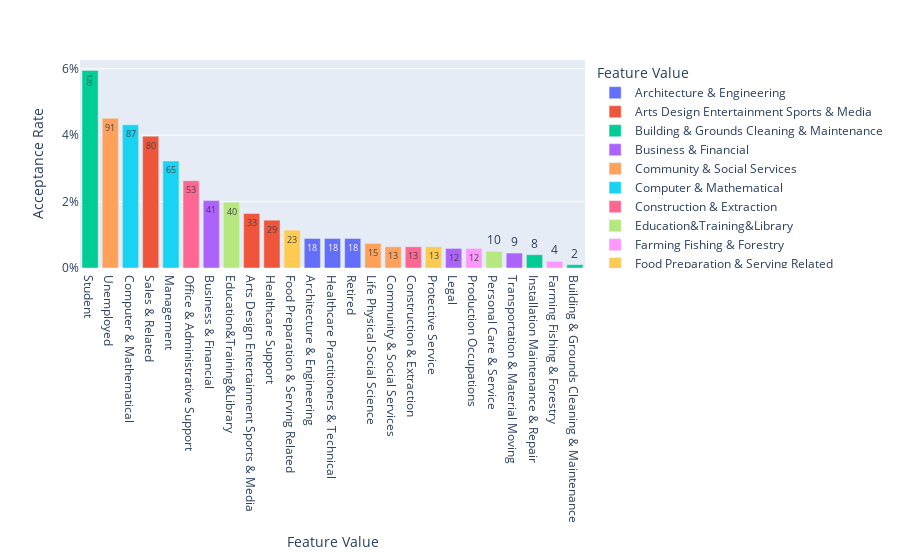

The code cell stored with this chart in its notebook:
### Markdown cell above
<b>Visualize the acceptance rate by occupation</b>

### Code cell
df = Filter_Dataframe(bar_df,{'occupation':[]},'',True,'Y')[1]
fig = px.bar(df, x='Feature Value', y='Acceptance Rate', color='Feature Value', text='Feature Value Count')
fig.update_xaxes(categoryorder="total descending")
fig.update_layout(yaxis_ticksuffix="%")
fig.show()

### Figure 1 — Plotly figure (JSON) as saved in the notebook; plotly's stock layout.template omitted (floating-point values rounded to 4 significant figures)
{"data": [{"alignmentgroup": "True", "hovertemplate": "Feature Value=%{x}<br>Acceptance Rate=%{y}<br>Feature Value Count=%{text}<extra></extra>", "legendgroup": "Architecture & Engineering", "marker": {"color": "#636efa", "pattern": {"shape": ""}}, "name": "Architecture & Engineering", "offsetgroup": "Architecture & Engineering", "orientation": "v", "showlegend": true, "text": [18], "textposition": "auto", "type": "bar", "x": ["Architecture & Engineering"], "xaxis": "x", "y": [0.89], "yaxis": "y"}, {"alignmentgroup": "True", "hovertemplate": "Feature Value=%{x}<br>Acceptance Rate=%{y}<br>Feature Value Count=%{text}<extra></extra>", "legendgroup": "Arts Design Entertainment Sports & Media", "marker": {"color": "#EF553B", "pattern": {"shape": ""}}, "name": "Arts Design Entertainment Sports & Media", "offsetgroup": "Arts Design Entertainment Sports & Media", "orientation": "v", "showlegend": true, "text": [33], "textposition": "auto", "type": "bar", "x": ["Arts Design Entertainment Sports & Media"], "xaxis": "x", "y": [1.64], "yaxis": "y"}, {"alignmentgroup": "True", "hovertemplate": "Feature Value=%{x}<br>Acceptance Rate=%{y}<br>Feature Value Count=%{text}<extra></extra>", "legendgroup": "Building & Grounds Cleaning & Maintenance", "marker": {"color": "#00cc96", "pattern": {"shape": ""}}, "name": "Building & Grounds Cleaning & Maintenance", "offsetgroup": "Building & Grounds Cleaning & Maintenance", "orientation": "v", "showlegend": true, "text": [2], "textposition": "auto", "type": "bar", "x": ["Building & Grounds Cleaning & Maintenance"], "xaxis": "x", "y": [0.1], "yaxis": "y"}, {"alignmentgroup": "True", "hovertemplate": "Feature Value=%{x}<br>Acceptance Rate=%{y}<br>Feature Value Count=%{text}<extra></extra>", "legendgroup": "Business & Financial", "marker": {"color": "#ab63fa", "pattern": {"shape": ""}}, "name": "Business & Financial", "offsetgroup": "Business & Financial", "orientation": "v", "showlegend": true, "text": [41], "textposition": "auto", "type": "bar", "x": ["Business & Financial"], "xaxis": "x", "y": [2.03], "yaxis": "y"}, {"alignmentgroup": "True", "hovertemplate": "Feature Value=%{x}<br>Acceptance Rate=%{y}<br>Feature Value Count=%{text}<extra></extra>", "legendgroup": "Community & Social Services", "marker": {"color": "#FFA15A", "pattern": {"shape": ""}}, "name": "Community & Social Services", "offsetgroup": "Community & Social Services", "orientation": "v", "showlegend": true, "text": [13], "textposition": "auto", "type": "bar", "x": ["Community & Social Services"], "xaxis": "x", "y": [0.64], "yaxis": "y"}, {"alignmentgroup": "True", "hovertemplate": "Feature Value=%{x}<br>Acceptance Rate=%{y}<br>Feature Value Count=%{text}<extra></extra>", "legendgroup": "Computer & Mathematical", "marker": {"color": "#19d3f3", "pattern": {"shape": ""}}, "name": "Computer & Mathematical", "offsetgroup": "Computer & Mathematical", "orientation": "v", "showlegend": true, "text": [87], "textposition": "auto", "type": "bar", "x": ["Computer & Mathematical"], "xaxis": "x", "y": [4.31], "yaxis": "y"}, {"alignmentgroup": "True", "hovertemplate": "Feature Value=%{x}<br>Acceptance Rate=%{y}<br>Feature Value Count=%{text}<extra></extra>", "legendgroup": "Construction & Extraction", "marker": {"color": "#FF6692", "pattern": {"shape": ""}}, "name": "Construction & Extraction", "offsetgroup": "Construction & Extraction", "orientation": "v", "showlegend": true, "text": [13], "textposition": "auto", "type": "bar", "x": ["Construction & Extraction"], "xaxis": "x", "y": [0.64], "yaxis": "y"}, {"alignmentgroup": "True", "hovertemplate": "Feature Value=%{x}<br>Acceptance Rate=%{y}<br>Feature Value Count=%{text}<extra></extra>", "legendgroup": "Education&Training&Library", "marker": {"color": "#B6E880", "pattern": {"shape": ""}}, "name": "Education&Training&Library", "offsetgroup": "Education&Training&Library", "orientation": "v", "showlegend": true, "text": [40], "textposition": "auto", "type": "bar", "x": ["Education&Training&Library"], "xaxis": "x", "y": [1.98], "yaxis": "y"}, {"alignmentgroup": "True", "hovertemplate": "Feature Value=%{x}<br>Acceptance Rate=%{y}<br>Feature Value Count=%{text}<extra></extra>", "legendgroup": "Farming Fishing & Forestry", "marker": {"color": "#FF97FF", "pattern": {"shape": ""}}, "name": "Farming Fishing & Forestry", "offsetgroup": "Farming Fishing & Forestry", "orientation": "v", "showlegend": true, "text": [4], "textposition": "auto", "type": "bar", "x": ["Farming Fishing & Forestry"], "xaxis": "x", "y": [0.2], "yaxis": "y"}, {"alignmentgroup": "True", "hovertemplate": "Feature Value=%{x}<br>Acceptance Rate=%{y}<br>Feature Value Count=%{text}<extra></extra>", "legendgroup": "Food Preparation & Serving Related", "marker": {"color": "#FECB52", "pattern": {"shape": ""}}, "name": "Food Preparation & Serving Related", "offsetgroup": "Food Preparation & Serving Related", "orientation": "v", "showlegend": true, "text": [23], "textposition": "auto", "type": "bar", "x": ["Food Preparation & Serving Related"], "xaxis": "x", "y": [1.14], "yaxis": "y"}, {"alignmentgroup": "True", "hovertemplate": "Feature Value=%{x}<br>Acceptance Rate=%{y}<br>Feature Value Count=%{text}<extra></extra>", "legendgroup": "Healthcare Practitioners & Technical", "marker": {"color": "#636efa", "pattern": {"shape": ""}}, "name": "Healthcare Practitioners & Technical", "offsetgroup": "Healthcare Practitioners & Technical", "orientation": "v", "showlegend": true, "text": [18], "textposition": "auto", "type": "bar", "x": ["Healthcare Practitioners & Technical"], "xaxis": "x", "y": [0.89], "yaxis": "y"}, {"alignmentgroup": "True", "hovertemplate": "Feature Value=%{x}<br>Acceptance Rate=%{y}<br>Feature Value Count=%{text}<extra></extra>", "legendgroup": "Healthcare Support", "marker": {"color": "#EF553B", "pattern": {"shape": ""}}, "name": "Healthcare Support", "offsetgroup": "Healthcare Support", "orientation": "v", "showlegend": true, "text": [29], "textposition": "auto", "type": "bar", "x": ["Healthcare Support"], "xaxis": "x", "y": [1.44], "yaxis": "y"}, {"alignmentgroup": "True", "hovertemplate": "Feature Value=%{x}<br>Acceptance Rate=%{y}<br>Feature Value Count=%{text}<extra></extra>", "legendgroup": "Installation Maintenance & Repair", "marker": {"color": "#00cc96", "pattern": {"shape": ""}}, "name": "Installation Maintenance & Repair", "offsetgroup": "Installation Maintenance & Repair", "orientation": "v", "showlegend": true, "text": [8], "textposition": "auto", "type": "bar", "x": ["Installation Maintenance & Repair"], "xaxis": "x", "y": [0.4], "yaxis": "y"}, {"alignmentgroup": "True", "hovertemplate": "Feature Value=%{x}<br>Acceptance Rate=%{y}<br>Feature Value Count=%{text}<extra></extra>", "legendgroup": "Legal", "marker": {"color": "#ab63fa", "pattern": {"shape": ""}}, "name": "Legal", "offsetgroup": "Legal", "orientation": "v", "showlegend": true, "text": [12], "textposition": "auto", "type": "bar", "x": ["Legal"], "xaxis": "x", "y": [0.59], "yaxis": "y"}, {"alignmentgroup": "True", "hovertemplate": "Feature Value=%{x}<br>Acceptance Rate=%{y}<br>Feature Value Count=%{text}<extra></extra>", "legendgroup": "Life Physical Social Science", "marker": {"color": "#FFA15A", "pattern": {"shape": ""}}, "name": "Life Physical Social Science", "offsetgroup": "Life Physical Social Science", "orientation": "v", "showlegend": true, "text": [15], "textposition": "auto", "type": "bar", "x": ["Life Physical Social Science"], "xaxis": "x", "y": [0.74], "yaxis": "y"}, {"alignmentgroup": "True", "hovertemplate": "Feature Value=%{x}<br>Acceptance Rate=%{y}<br>Feature Value Count=%{text}<extra></extra>", "legendgroup": "Management", "marker": {"color": "#19d3f3", "pattern": {"shape": ""}}, "name": "Management", "offsetgroup": "Management", "orientation": "v", "showlegend": true, "text": [65], "textposition": "auto", "type": "bar", "x": ["Management"], "xaxis": "x", "y": [3.22], "yaxis": "y"}, {"alignmentgroup": "True", "hovertemplate": "Feature Value=%{x}<br>Acceptance Rate=%{y}<br>Feature Value Count=%{text}<extra></extra>", "legendgroup": "Office & Administrative Support", "marker": {"color": "#FF6692", "pattern": {"shape": ""}}, "name": "Office & Administrative Support", "offsetgroup": "Office & Administrative Support", "orientation": "v", "showlegend": true, "text": [53], "textposition": "auto", "type": "bar", "x": ["Office & Administrative Support"], "xaxis": "x", "y": [2.63], "yaxis": "y"}, {"alignmentgroup": "True", "hovertemplate": "Feature Value=%{x}<br>Acceptance Rate=%{y}<br>Feature Value Count=%{text}<extra></extra>", "legendgroup": "Personal Care & Service", "marker": {"color": "#B6E880", "pattern": {"shape": ""}}, "name": "Personal Care & Service", "offsetgroup": "Personal Care & Service", "orientation": "v", "showlegend": true, "text": [10], "textposition": "auto", "type": "bar", "x": ["Personal Care & Service"], "xaxis": "x", "y": [0.5], "yaxis": "y"}, {"alignmentgroup": "True", "hovertemplate": "Feature Value=%{x}<br>Acceptance Rate=%{y}<br>Feature Value Count=%{text}<extra></extra>", "legendgroup": "Production Occupations", "marker": {"color": "#FF97FF", "pattern": {"shape": ""}}, "name": "Production Occupations", "offsetgroup": "Production Occupations", "orientation": "v", "showlegend": true, "text": [12], "textposition": "auto", "type": "bar", "x": ["Production Occupations"], "xaxis": "x", "y": [0.59], "yaxis": "y"}, {"alignmentgroup": "True", "hovertemplate": "Feature Value=%{x}<br>Acceptance Rate=%{y}<br>Feature Value Count=%{text}<extra></extra>", "legendgroup": "Protective Service", "marker": {"color": "#FECB52", "pattern": {"shape": ""}}, "name": "Protective Service", "offsetgroup": "Protective Service", "orientation": "v", "showlegend": true, "text": [13], "textposition": "auto", "type": "bar", "x": ["Protective Service"], "xaxis": "x", "y": [0.64], "yaxis": "y"}, {"alignmentgroup": "True", "hovertemplate": "Feature Value=%{x}<br>Acceptance Rate=%{y}<br>Feature Value Count=%{text}<extra></extra>", "legendgroup": "Retired", "marker": {"color": "#636efa", "pattern": {"shape": ""}}, "name": "Retired", "offsetgroup": "Retired", "orientation": "v", "showlegend": true, "text": [18], "textposition": "auto", "type": "bar", "x": ["Retired"], "xaxis": "x", "y": [0.89], "yaxis": "y"}, {"alignmentgroup": "True", "hovertemplate": "Feature Value=%{x}<br>Acceptance Rate=%{y}<br>Feature Value Count=%{text}<extra></extra>", "legendgroup": "Sales & Related", "marker": {"color": "#EF553B", "pattern": {"shape": ""}}, "name": "Sales & Related", "offsetgroup": "Sales & Related", "orientation": "v", "showlegend": true, "text": [80], "textposition": "auto", "type": "bar", "x": ["Sales & Related"], "xaxis": "x", "y": [3.97], "yaxis": "y"}, {"alignmentgroup": "True", "hovertemplate": "Feature Value=%{x}<br>Acceptance Rate=%{y}<br>Feature Value Count=%{text}<extra></extra>", "legendgroup": "Student", "marker": {"color": "#00cc96", "pattern": {"shape": ""}}, "name": "Student", "offsetgroup": "Student", "orientation": "v", "showlegend": true, "text": [120], "textposition": "auto", "type": "bar", "x": ["Student"], "xaxis": "x", "y": [5.95], "yaxis": "y"}, {"alignmentgroup": "True", "hovertemplate": "Feature Value=%{x}<br>Acceptance Rate=%{y}<br>Feature Value Count=%{text}<extra></extra>", "legendgroup": "Transportation & Material Moving", "marker": {"color": "#ab63fa", "pattern": {"shape": ""}}, "name": "Transportation & Material Moving", "offsetgroup": "Transportation & Material Moving", "orientation": "v", "showlegend": true, "text": [9], "textposition": "auto", "type": "bar", "x": ["Transportation & Material Moving"], "xaxis": "x", "y": [0.45], "yaxis": "y"}, {"alignmentgroup": "True", "hovertemplate": "Feature Value=%{x}<br>Acceptance Rate=%{y}<br>Feature Value Count=%{text}<extra></extra>", "legendgroup": "Unemployed", "marker": {"color": "#FFA15A", "pattern": {"shape": ""}}, "name": "Unemployed", "offsetgroup": "Unemployed", "orientation": "v", "showlegend": true, "text": [91], "textposition": "auto", "type": "bar", "x": ["Unemployed"], "xaxis": "x", "y": [4.51], "yaxis": "y"}], "layout": {"barmode": "relative", "legend": {"title": {"text": "Feature Value"}, "tracegroupgap": 0}, "margin": {"t": 60}, "xaxis": {"anchor": "y", "categoryarray": ["Architecture & Engineering", "Arts Design Entertainment Sports & Media", "Building & Grounds Cleaning & Maintenance", "Business & Financial", "Community & Social Services", "Computer & Mathematical", "Construction & Extraction", "Education&Training&Library", "Farming Fishing & Forestry", "Food Preparation & Serving Related", "Healthcare Practitioners & Technical", "Healthcare Support", "Installation Maintenance & Repair", "Legal", "Life Physical Social Science", "Management", "Office & Administrative Support", "Personal Care & Service", "Production Occupations", "Protective Service", "Retired", "Sales & Related", "Student", "Transportation & Material Moving", "Unemployed"], "categoryorder": "total descending", "domain": [0, 1], "title": {"text": "Feature Value"}}, "yaxis": {"anchor": "x", "domain": [0, 1], "ticksuffix": "%", "title": {"text": "Acceptance Rate"}}}}
